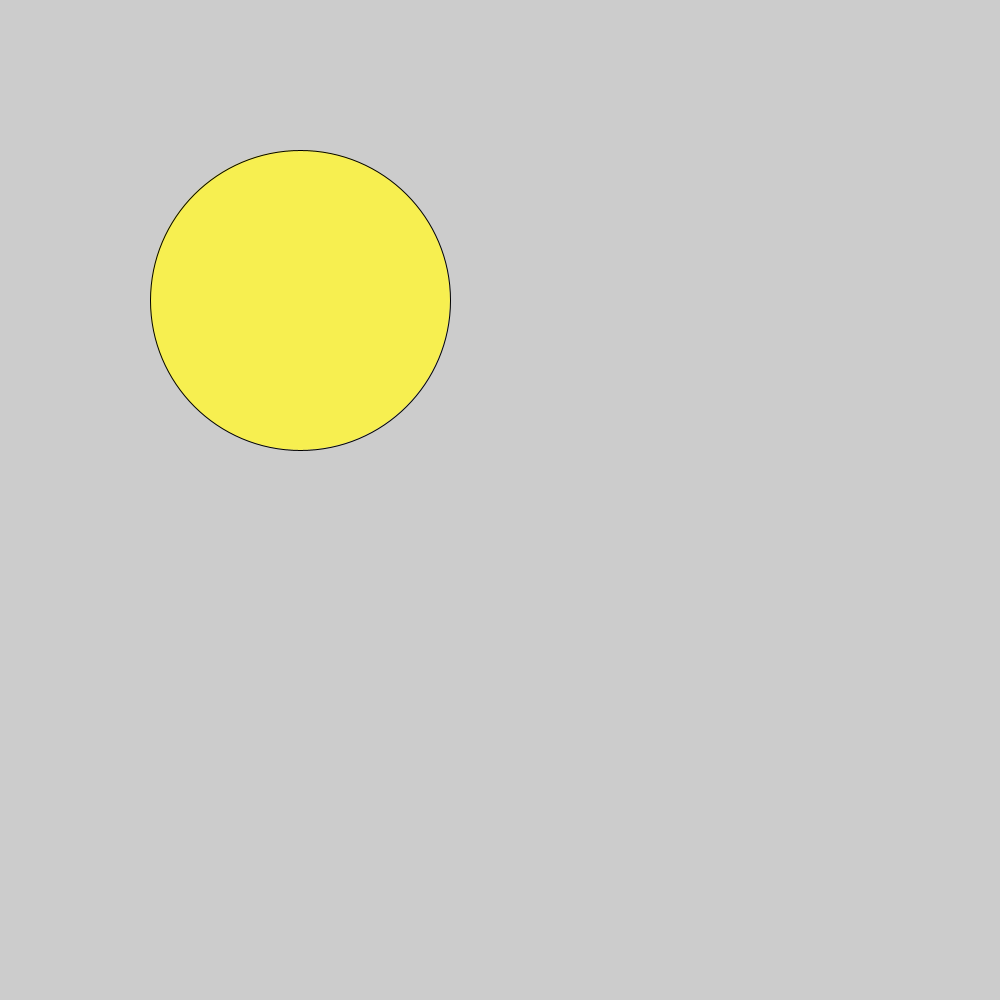
Frame 1 (no input)
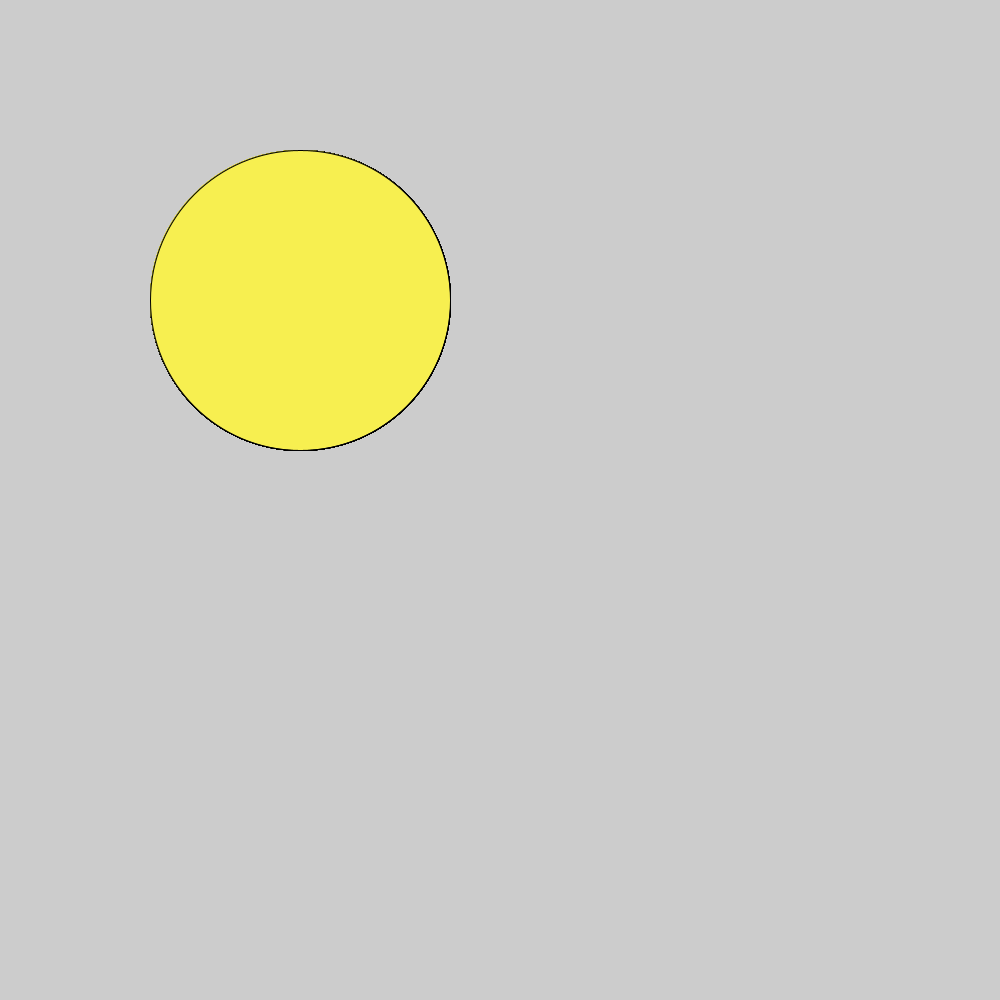
Frame 60 (the mouse pressed at the canvas centre just before this capture)
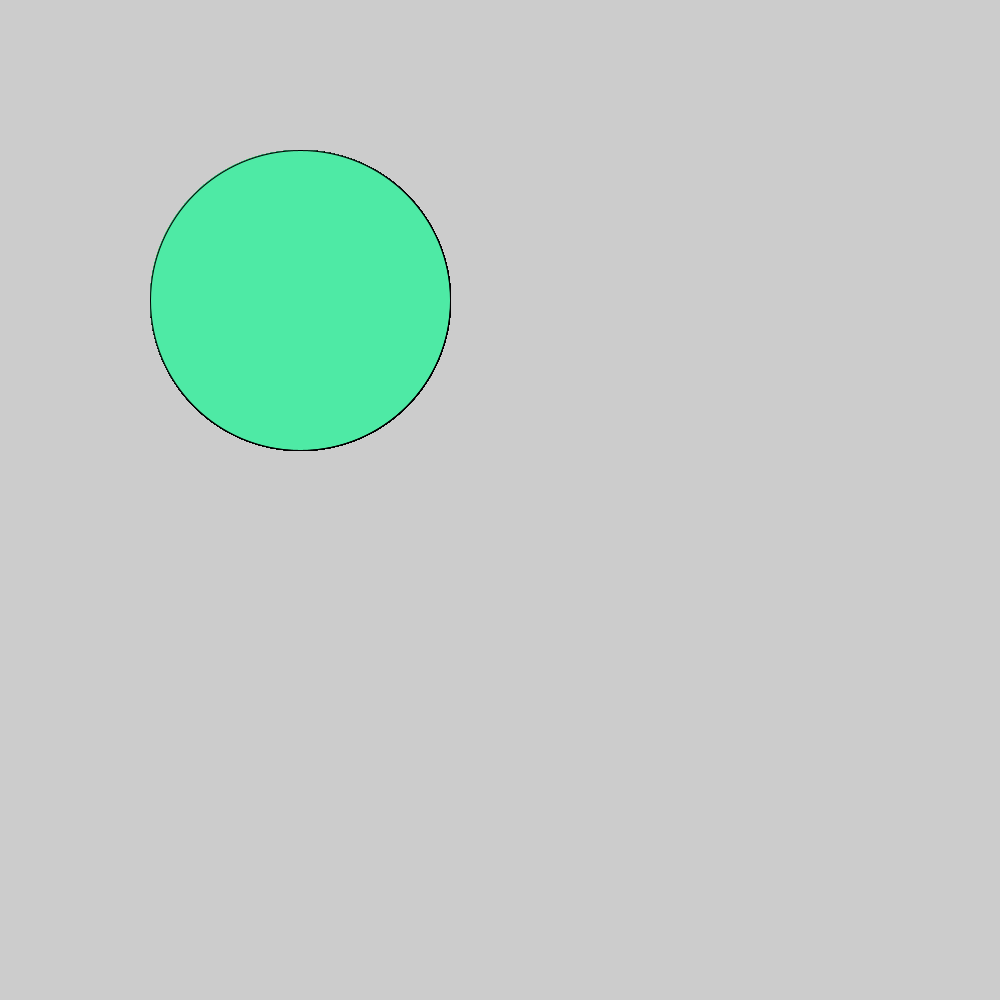
Frame 120 (the mouse held since frame 60 and released just before this capture)

The Processing sketch that drew these frames (run headless with seeded random() and noise(); from frame 60 on, the mouse is pressed at the canvas centre):

// Processing sketch: LD
// ── LD.pde
void setup(){
  
  size (1000,1000);
  
  
  
}

void draw(){
  if (mousePressed) {
  fill (78,234,165);
  
  
  
} else {
  fill (247,239,80);
}
ellipse (300,300,300,300);
}
